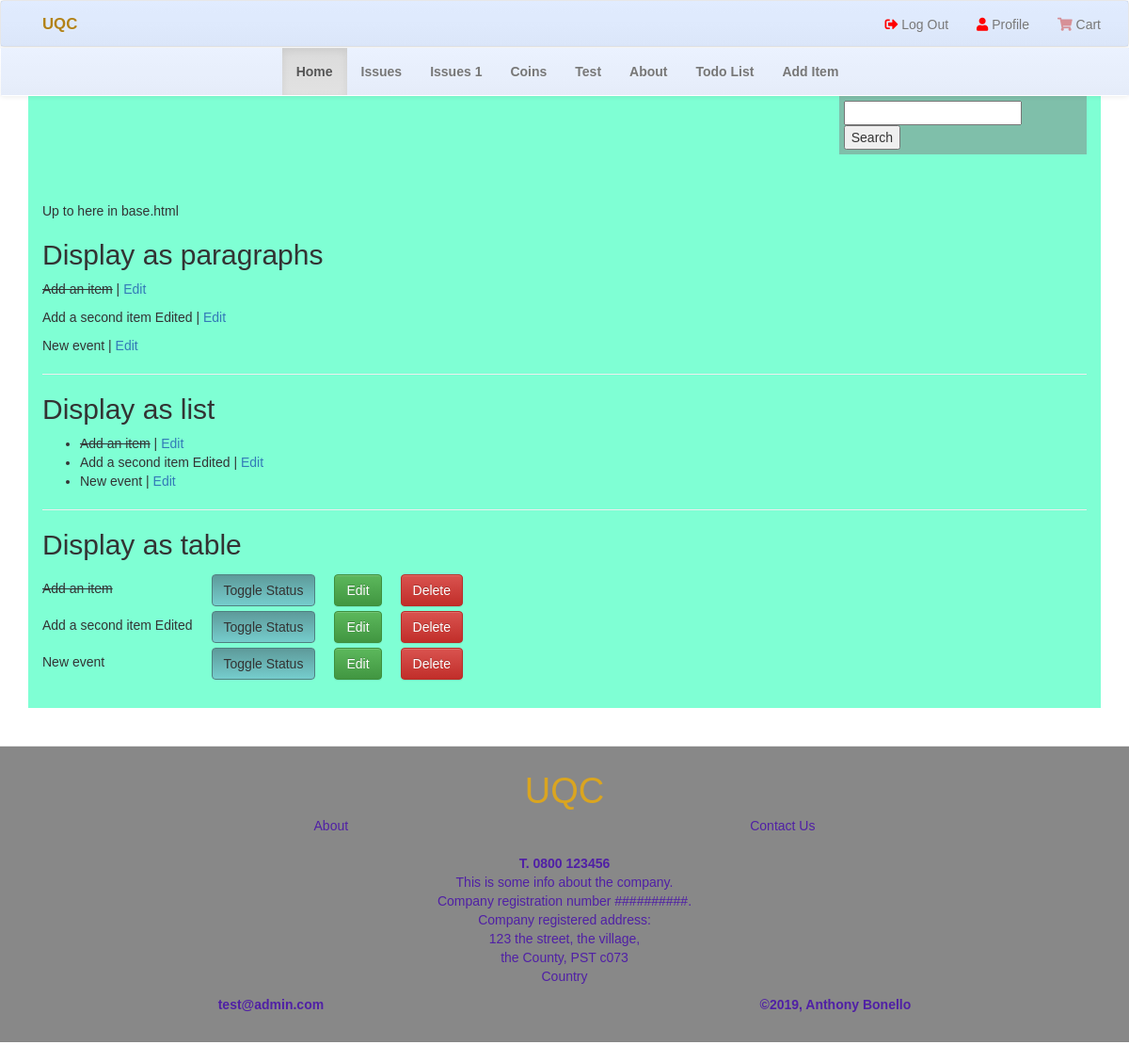
The app's page /todo (signed in) with its own data.
### testing/models.py (models this page shows, shortened)
class Item(models.Model):
    name = models.CharField(max_length=30, blank=False)
    done = models.BooleanField(blank=False, default=False)

### testing/views.py (the view)
# urls.py: url(r'^todo$', test_todo_list, name="todo"),
@login_required
def test_todo_list(request):
    results = Item.objects.all()
    return render(request, 'todo_list.html', {'items': results})

### cart/contexts.py (called while the page is built)
def cart_contents(request):
    cart = request.session.get('cart', {})
    cart_items = []
    total = 0
    product_count = 0
    for id, quantity in cart.items():
        product = get_object_or_404(Product, pk=id)
        total += quantity * product.price
        product_count += quantity
        cart_items.append({'id': id, 'quantity': quantity, 'product': product})
    return {'cart_items': cart_items, 'total': total, 'product_count': product_count}

### testing/templates/todo_list.html (shortened to what this page needs)
{% extends 'base.html' %}
{% block content %}
    <h2>Display as paragraphs</h2>
    {% for item in items %}
    {% if item.done %}
        <p>
            <strike>{{ item.name }}</strike> | <a href="#">Edit</a>
        </p>
    {% else %}
        <p>
            {{ item.name }} | <a href="#">Edit</a>
        </p>
    {% endif %}
    {% empty %}
        <p>You have nothing to do. Can go fishing.</p>
    {% endfor %}
    <hr>
    <h2>Display as list</h2>
    <ul>
        {% for item in items %}
            <li>
                {% if item.done %}
                <strike>{{ item.name }}</strike> | <a href="#">Edit</a>
                {% else %}
                {{ item.name }} | <a href="#">Edit</a>
                {% endif %}
            </li>
        {% empty %}
            <li>You have nothing to do. Can go fishing.</li>
        {% endfor %}
    </ul>
    <hr>
    <h2>Display as table</h2>
    <table>
        {% for item in items %}
            <tr>
                {% if item.done %}
                <td><strike>{{ item.name }}</strike></td>
                {% else %}
                <td>{{ item.name }}</td>
                {% endif %}
                <td class="btn-list">
                    <form method="POST" action="toggle/{{ item.id }}">
                        <button type="submit" class="btn btn-toggle">Toggle Status</button>
                    </form>
                </td>
                <td class="btn-list">
                    <form method="GET" action="edit/{{ item.id }}">
                        <button type="submit" class="btn btn-success">Edit</form>
                </td>
                <td class="btn-list">
                    <form method="POST" action="delete/{{ item.id }}">
                        <button type="submit" class="btn btn-danger">Delete</button>
                    </form>
                </td>
            </tr>
        {% empty %}
            <p>You have nothing to do. Can go fishing.</p>
        {% endfor %}
    </table>
{% endblock %}

### static/css/styles.css (style rules this page uses)
body { font-family: Arial; }
form { width: 50%; }
.btn-toggle { background-image: -webkit-linear-gradient(top,#5e9a9a 0,#75cdcd 100%); background-image: -o-linear-gradient(top,#5e9a9a 0, #75cdcd 100%); background-image: -webkit-gradient(linear,left top,left bottom,from(#5e9a9a),to(#75cdcd)); background-image: linear-gradient(to bottom,#5e9a9a 0,#75cdcd 100%); filter: progid:DXImageTransform.Microsoft.gradient(startColorstr='#ff5cb85c', endColorstr='#ff419641', GradientType=0); filter: progid:DXImageTransform.Microsoft.gradient(enabled=false); background-repeat: repeat-x; border-color: #4f8080; }
.btn-list { padding: 5px 0px 0 20px; }

### records on screen
Item: name "Add an item"
Item: name "Add a second item Edited"
Item: name "New event"
